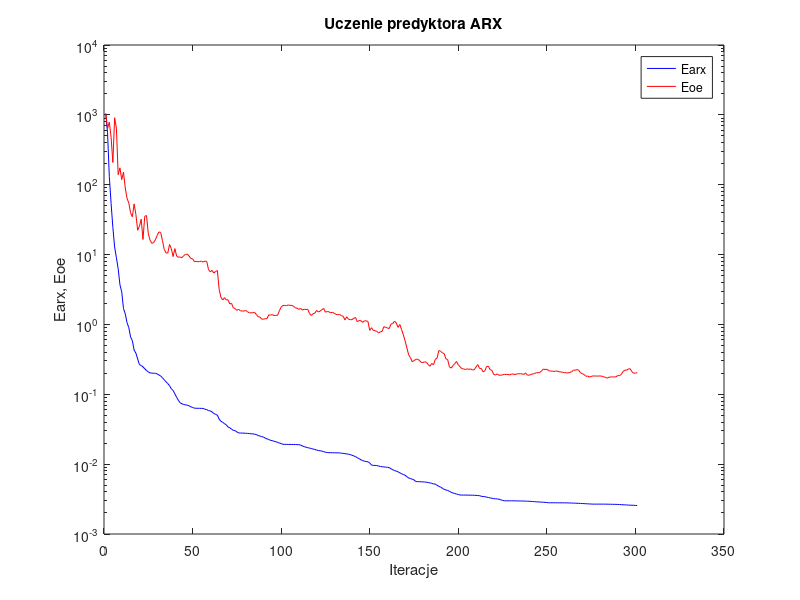
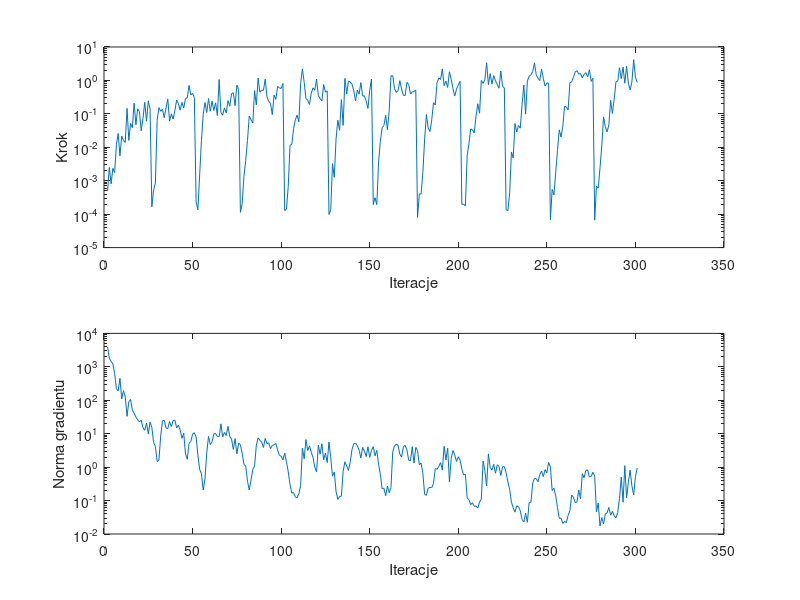

MATLAB code for these plots, in order:
%uczenie predyktora arx
clear all;
n=0; farx(n+1)=1.044546e+003; foe(n+1)=1.038638e+003; wspucz(n+1)=0.000000e+000; ng(n+1)=0.000000e+000;
%odnowa zmiennej metryki
n=1; farx(n+1)=5.529999e+002; foe(n+1)=6.386417e+002; krok(n+1)=4.875677e-004; ng(n+1)=3.925478e+003;
n=2; farx(n+1)=1.307787e+002; foe(n+1)=7.875277e+002; krok(n+1)=2.513970e-003; ng(n+1)=1.821794e+003;
n=3; farx(n+1)=5.394980e+001; foe(n+1)=4.784272e+002; krok(n+1)=8.031637e-004; ng(n+1)=1.464181e+003;
n=4; farx(n+1)=2.442467e+001; foe(n+1)=2.080805e+002; krok(n+1)=2.348414e-003; ng(n+1)=1.226669e+003;
n=5; farx(n+1)=1.286415e+001; foe(n+1)=9.089042e+002; krok(n+1)=1.758026e-003; ng(n+1)=6.376312e+002;
n=6; farx(n+1)=9.004843e+000; foe(n+1)=6.447021e+002; krok(n+1)=1.199953e-002; ng(n+1)=2.229456e+002;
n=7; farx(n+1)=6.264991e+000; foe(n+1)=1.392996e+002; krok(n+1)=2.578794e-002; ng(n+1)=1.905360e+002;
n=8; farx(n+1)=3.700130e+000; foe(n+1)=1.743173e+002; krok(n+1)=5.548179e-003; ng(n+1)=4.535831e+002;
n=9; farx(n+1)=2.931267e+000; foe(n+1)=1.181591e+002; krok(n+1)=2.154209e-002; ng(n+1)=1.103652e+002;
n=10; farx(n+1)=1.686639e+000; foe(n+1)=1.516055e+002; krok(n+1)=1.603572e-002; ng(n+1)=1.946033e+002;
n=11; farx(n+1)=1.423322e+000; foe(n+1)=8.962209e+001; krok(n+1)=1.406421e-002; ng(n+1)=1.255648e+002;
n=12; farx(n+1)=1.059545e+000; foe(n+1)=6.385324e+001; krok(n+1)=1.460546e-001; ng(n+1)=3.300213e+001;
n=13; farx(n+1)=9.002618e-001; foe(n+1)=5.464326e+001; krok(n+1)=1.610734e-002; ng(n+1)=9.001453e+001;
n=14; farx(n+1)=6.636815e-001; foe(n+1)=3.967356e+001; krok(n+1)=5.157588e-002; ng(n+1)=1.055257e+002;
n=15; farx(n+1)=5.866215e-001; foe(n+1)=3.477215e+001; krok(n+1)=3.825942e-002; ng(n+1)=5.051752e+001;
n=16; farx(n+1)=4.292870e-001; foe(n+1)=5.313768e+001; krok(n+1)=2.093785e-001; ng(n+1)=4.103635e+001;
n=17; farx(n+1)=3.886920e-001; foe(n+1)=3.746424e+001; krok(n+1)=4.732206e-002; ng(n+1)=3.163979e+001;
n=18; farx(n+1)=3.201867e-001; foe(n+1)=2.234048e+001; krok(n+1)=1.420169e-001; ng(n+1)=2.578329e+001;
n=19; farx(n+1)=2.662211e-001; foe(n+1)=2.538010e+001; krok(n+1)=1.160291e-001; ng(n+1)=2.274238e+001;
n=20; farx(n+1)=2.579427e-001; foe(n+1)=3.211609e+001; krok(n+1)=3.129602e-002; ng(n+1)=2.529182e+001;
n=21; farx(n+1)=2.468857e-001; foe(n+1)=1.645075e+001; krok(n+1)=7.301859e-002; ng(n+1)=1.509088e+001;
n=22; farx(n+1)=2.319539e-001; foe(n+1)=3.526965e+001; krok(n+1)=2.223238e-001; ng(n+1)=1.266162e+001;
n=23; farx(n+1)=2.189037e-001; foe(n+1)=3.622753e+001; krok(n+1)=6.024636e-002; ng(n+1)=2.084125e+001;
n=24; farx(n+1)=2.094490e-001; foe(n+1)=1.993725e+001; krok(n+1)=2.452016e-001; ng(n+1)=9.944215e+000;
n=25; farx(n+1)=2.022921e-001; foe(n+1)=1.603948e+001; krok(n+1)=1.400181e-001; ng(n+1)=2.231687e+001;
%odnowa zmiennej metryki
n=26; farx(n+1)=2.007752e-001; foe(n+1)=1.447558e+001; krok(n+1)=1.654388e-004; ng(n+1)=1.545461e+001;
n=27; farx(n+1)=2.001883e-001; foe(n+1)=1.486284e+001; krok(n+1)=5.326130e-004; ng(n+1)=5.527963e+000;
n=28; farx(n+1)=1.997059e-001; foe(n+1)=1.627025e+001; krok(n+1)=8.500296e-004; ng(n+1)=4.125609e+000;
n=29; farx(n+1)=1.957588e-001; foe(n+1)=1.880243e+001; krok(n+1)=6.402713e-002; ng(n+1)=1.468692e+000;
n=30; farx(n+1)=1.895007e-001; foe(n+1)=2.108389e+001; krok(n+1)=1.537931e-001; ng(n+1)=1.603722e+000;
n=31; farx(n+1)=1.823522e-001; foe(n+1)=2.073798e+001; krok(n+1)=1.196783e-001; ng(n+1)=8.520360e+000;
n=32; farx(n+1)=1.724915e-001; foe(n+1)=1.586274e+001; krok(n+1)=1.364675e-001; ng(n+1)=2.423716e+001;
n=33; farx(n+1)=1.612394e-001; foe(n+1)=1.184118e+001; krok(n+1)=7.665539e-002; ng(n+1)=2.538373e+001;
n=34; farx(n+1)=1.513670e-001; foe(n+1)=1.057996e+001; krok(n+1)=1.503594e-001; ng(n+1)=1.478726e+001;
n=35; farx(n+1)=1.424776e-001; foe(n+1)=1.048298e+001; krok(n+1)=2.800362e-001; ng(n+1)=1.418441e+001;
n=36; farx(n+1)=1.324957e-001; foe(n+1)=1.394437e+001; krok(n+1)=6.068470e-002; ng(n+1)=2.288246e+001;
n=37; farx(n+1)=1.200469e-001; foe(n+1)=1.213467e+001; krok(n+1)=1.000852e-001; ng(n+1)=1.636244e+001;
n=38; farx(n+1)=1.134353e-001; foe(n+1)=9.360281e+000; krok(n+1)=6.995615e-002; ng(n+1)=2.455787e+001;
n=39; farx(n+1)=1.014971e-001; foe(n+1)=1.217477e+001; krok(n+1)=1.247419e-001; ng(n+1)=2.547101e+001;
n=40; farx(n+1)=9.055021e-002; foe(n+1)=9.528788e+000; krok(n+1)=2.577175e-001; ng(n+1)=1.503077e+001;
n=41; farx(n+1)=8.183929e-002; foe(n+1)=9.160718e+000; krok(n+1)=1.998171e-001; ng(n+1)=1.781368e+001;
n=42; farx(n+1)=7.550295e-002; foe(n+1)=9.213859e+000; krok(n+1)=1.283701e-001; ng(n+1)=1.283969e+001;
n=43; farx(n+1)=7.320104e-002; foe(n+1)=9.036031e+000; krok(n+1)=2.203031e-001; ng(n+1)=7.270256e+000;
n=44; farx(n+1)=7.136739e-002; foe(n+1)=9.655128e+000; krok(n+1)=1.507961e-001; ng(n+1)=1.034617e+001;
n=45; farx(n+1)=7.053622e-002; foe(n+1)=1.005353e+001; krok(n+1)=2.894475e-001; ng(n+1)=2.470207e+000;
n=46; farx(n+1)=6.986422e-002; foe(n+1)=1.013454e+001; krok(n+1)=2.988232e-001; ng(n+1)=1.717021e+000;
n=47; farx(n+1)=6.835140e-002; foe(n+1)=9.563021e+000; krok(n+1)=7.101669e-001; ng(n+1)=5.149780e+000;
n=48; farx(n+1)=6.631906e-002; foe(n+1)=8.806899e+000; krok(n+1)=3.693268e-001; ng(n+1)=5.860765e+000;
n=49; farx(n+1)=6.472692e-002; foe(n+1)=8.691803e+000; krok(n+1)=4.126070e-001; ng(n+1)=9.693883e+000;
n=50; farx(n+1)=6.337057e-002; foe(n+1)=7.942686e+000; krok(n+1)=3.072232e-001; ng(n+1)=1.071728e+001;
%odnowa zmiennej metryki
n=51; farx(n+1)=6.303061e-002; foe(n+1)=7.982797e+000; krok(n+1)=2.349064e-004; ng(n+1)=7.934818e+000;
n=52; farx(n+1)=6.300841e-002; foe(n+1)=7.894202e+000; krok(n+1)=1.347782e-004; ng(n+1)=2.324138e+000;
n=53; farx(n+1)=6.297331e-002; foe(n+1)=7.944688e+000; krok(n+1)=1.499941e-003; ng(n+1)=8.540203e-001;
n=54; farx(n+1)=6.280121e-002; foe(n+1)=8.048456e+000; krok(n+1)=1.576669e-002; ng(n+1)=6.402027e-001;
n=55; farx(n+1)=6.268284e-002; foe(n+1)=7.819407e+000; krok(n+1)=9.668121e-002; ng(n+1)=2.077660e-001;
n=56; farx(n+1)=6.109700e-002; foe(n+1)=8.070759e+000; krok(n+1)=2.192961e-001; ng(n+1)=4.414973e-001;
n=57; farx(n+1)=6.035146e-002; foe(n+1)=7.975089e+000; krok(n+1)=1.093247e-001; ng(n+1)=2.695569e+000;
n=58; farx(n+1)=5.842780e-002; foe(n+1)=6.115784e+000; krok(n+1)=2.869393e-001; ng(n+1)=8.296656e+000;
n=59; farx(n+1)=5.786457e-002; foe(n+1)=5.654268e+000; krok(n+1)=1.200783e-001; ng(n+1)=4.714813e+000;
n=60; farx(n+1)=5.603738e-002; foe(n+1)=5.940420e+000; krok(n+1)=2.401907e-001; ng(n+1)=5.711532e+000;
n=61; farx(n+1)=5.307276e-002; foe(n+1)=5.438492e+000; krok(n+1)=1.261335e-001; ng(n+1)=9.936086e+000;
n=62; farx(n+1)=5.151846e-002; foe(n+1)=5.745821e+000; krok(n+1)=2.137961e-001; ng(n+1)=1.008744e+001;
n=63; farx(n+1)=5.034614e-002; foe(n+1)=5.892509e+000; krok(n+1)=8.892157e-002; ng(n+1)=8.208319e+000;
n=64; farx(n+1)=4.398639e-002; foe(n+1)=3.182508e+000; krok(n+1)=1.062525e+000; ng(n+1)=8.102122e+000;
n=65; farx(n+1)=4.109199e-002; foe(n+1)=2.446223e+000; krok(n+1)=1.096481e-001; ng(n+1)=1.969002e+001;
n=66; farx(n+1)=3.966487e-002; foe(n+1)=2.237447e+000; krok(n+1)=9.137743e-002; ng(n+1)=8.092815e+000;
n=67; farx(n+1)=3.805029e-002; foe(n+1)=2.419356e+000; krok(n+1)=1.516292e-001; ng(n+1)=1.088914e+001;
n=68; farx(n+1)=3.657114e-002; foe(n+1)=2.247976e+000; krok(n+1)=1.067078e-001; ng(n+1)=8.818283e+000;
n=69; farx(n+1)=3.403428e-002; foe(n+1)=2.250920e+000; krok(n+1)=2.483631e-001; ng(n+1)=1.659432e+001;
n=70; farx(n+1)=3.314164e-002; foe(n+1)=1.964105e+000; krok(n+1)=1.690415e-001; ng(n+1)=8.300010e+000;
n=71; farx(n+1)=3.166721e-002; foe(n+1)=2.003889e+000; krok(n+1)=4.024834e-001; ng(n+1)=6.982602e+000;
n=72; farx(n+1)=3.043739e-002; foe(n+1)=1.722075e+000; krok(n+1)=4.268310e-001; ng(n+1)=3.391811e+000;
n=73; farx(n+1)=3.013896e-002; foe(n+1)=1.691957e+000; krok(n+1)=1.752988e-001; ng(n+1)=7.147915e+000;
n=74; farx(n+1)=2.890168e-002; foe(n+1)=1.591299e+000; krok(n+1)=7.310195e-001; ng(n+1)=2.516457e+000;
n=75; farx(n+1)=2.800052e-002; foe(n+1)=1.646017e+000; krok(n+1)=5.249576e-001; ng(n+1)=5.239197e+000;
%odnowa zmiennej metryki
n=76; farx(n+1)=2.788437e-002; foe(n+1)=1.566307e+000; krok(n+1)=1.133097e-004; ng(n+1)=4.635864e+000;
n=77; farx(n+1)=2.784792e-002; foe(n+1)=1.554320e+000; krok(n+1)=2.087875e-004; ng(n+1)=2.620513e+000;
n=78; farx(n+1)=2.778579e-002; foe(n+1)=1.555084e+000; krok(n+1)=1.342085e-003; ng(n+1)=1.208511e+000;
n=79; farx(n+1)=2.766294e-002; foe(n+1)=1.584788e+000; krok(n+1)=4.036613e-003; ng(n+1)=1.071594e+000;
n=80; farx(n+1)=2.757857e-002; foe(n+1)=1.521720e+000; krok(n+1)=1.601914e-002; ng(n+1)=3.804884e-001;
n=81; farx(n+1)=2.744189e-002; foe(n+1)=1.465337e+000; krok(n+1)=8.641149e-002; ng(n+1)=2.064679e-001;
n=82; farx(n+1)=2.720094e-002; foe(n+1)=1.466475e+000; krok(n+1)=6.601690e-002; ng(n+1)=4.130306e-001;
n=83; farx(n+1)=2.713954e-002; foe(n+1)=1.470640e+000; krok(n+1)=5.344961e-002; ng(n+1)=8.536969e-001;
n=84; farx(n+1)=2.682216e-002; foe(n+1)=1.486875e+000; krok(n+1)=4.980566e-001; ng(n+1)=1.085894e+000;
n=85; farx(n+1)=2.657442e-002; foe(n+1)=1.392229e+000; krok(n+1)=1.845727e-001; ng(n+1)=4.534612e+000;
n=86; farx(n+1)=2.569909e-002; foe(n+1)=1.288137e+000; krok(n+1)=1.177071e+000; ng(n+1)=7.501065e+000;
n=87; farx(n+1)=2.529722e-002; foe(n+1)=1.278600e+000; krok(n+1)=4.448216e-001; ng(n+1)=6.298955e+000;
n=88; farx(n+1)=2.473566e-002; foe(n+1)=1.193346e+000; krok(n+1)=5.114232e-001; ng(n+1)=5.620171e+000;
n=89; farx(n+1)=2.451366e-002; foe(n+1)=1.186595e+000; krok(n+1)=5.030381e-001; ng(n+1)=3.886877e+000;
n=90; farx(n+1)=2.354810e-002; foe(n+1)=1.209979e+000; krok(n+1)=1.090115e+000; ng(n+1)=7.215831e+000;
n=91; farx(n+1)=2.300796e-002; foe(n+1)=1.209787e+000; krok(n+1)=3.214238e-001; ng(n+1)=5.027537e+000;
n=92; farx(n+1)=2.255122e-002; foe(n+1)=1.371780e+000; krok(n+1)=2.378132e-001; ng(n+1)=5.369317e+000;
n=93; farx(n+1)=2.189491e-002; foe(n+1)=1.359600e+000; krok(n+1)=2.023747e-001; ng(n+1)=3.579299e+000;
n=94; farx(n+1)=2.172803e-002; foe(n+1)=1.381957e+000; krok(n+1)=9.464845e-002; ng(n+1)=4.454294e+000;
n=95; farx(n+1)=2.125296e-002; foe(n+1)=1.339211e+000; krok(n+1)=3.655097e-001; ng(n+1)=4.678822e+000;
n=96; farx(n+1)=2.093769e-002; foe(n+1)=1.350449e+000; krok(n+1)=2.709781e-001; ng(n+1)=5.101103e+000;
n=97; farx(n+1)=2.048324e-002; foe(n+1)=1.352275e+000; krok(n+1)=6.639102e-001; ng(n+1)=3.282735e+000;
n=98; farx(n+1)=2.007879e-002; foe(n+1)=1.571508e+000; krok(n+1)=5.980518e-001; ng(n+1)=2.243123e+000;
n=99; farx(n+1)=1.969464e-002; foe(n+1)=1.770866e+000; krok(n+1)=5.758050e-001; ng(n+1)=2.131695e+000;
n=100; farx(n+1)=1.921141e-002; foe(n+1)=1.870360e+000; krok(n+1)=8.067975e-001; ng(n+1)=1.647299e+000;
%odnowa zmiennej metryki
n=101; farx(n+1)=1.918955e-002; foe(n+1)=1.870095e+000; krok(n+1)=1.281924e-004; ng(n+1)=2.619938e+000;
n=102; farx(n+1)=1.918245e-002; foe(n+1)=1.854652e+000; krok(n+1)=1.418485e-004; ng(n+1)=1.430243e+000;
n=103; farx(n+1)=1.917388e-002; foe(n+1)=1.902742e+000; krok(n+1)=6.650130e-004; ng(n+1)=7.382937e-001;
n=104; farx(n+1)=1.914444e-002; foe(n+1)=1.872721e+000; krok(n+1)=1.142218e-002; ng(n+1)=3.008820e-001;
n=105; farx(n+1)=1.913255e-002; foe(n+1)=1.872777e+000; krok(n+1)=1.226153e-002; ng(n+1)=1.676178e-001;
n=106; farx(n+1)=1.910466e-002; foe(n+1)=1.824990e+000; krok(n+1)=3.559767e-002; ng(n+1)=1.756184e-001;
n=107; farx(n+1)=1.907240e-002; foe(n+1)=1.726518e+000; krok(n+1)=6.659180e-002; ng(n+1)=1.279807e-001;
n=108; farx(n+1)=1.903632e-002; foe(n+1)=1.712480e+000; krok(n+1)=9.137743e-002; ng(n+1)=1.202460e-001;
n=109; farx(n+1)=1.899166e-002; foe(n+1)=1.642826e+000; krok(n+1)=5.801457e-002; ng(n+1)=1.611070e-001;
n=110; farx(n+1)=1.873708e-002; foe(n+1)=1.695800e+000; krok(n+1)=8.043035e-001; ng(n+1)=2.804137e-001;
n=111; farx(n+1)=1.818491e-002; foe(n+1)=1.604880e+000; krok(n+1)=2.208206e+000; ng(n+1)=3.694090e+000;
n=112; farx(n+1)=1.780981e-002; foe(n+1)=1.651665e+000; krok(n+1)=8.812470e-001; ng(n+1)=1.778564e+000;
n=113; farx(n+1)=1.746894e-002; foe(n+1)=1.633497e+000; krok(n+1)=2.863617e-001; ng(n+1)=6.659186e+000;
n=114; farx(n+1)=1.721177e-002; foe(n+1)=1.651389e+000; krok(n+1)=2.554195e-001; ng(n+1)=3.138588e+000;
n=115; farx(n+1)=1.698164e-002; foe(n+1)=1.431380e+000; krok(n+1)=1.919189e-001; ng(n+1)=4.308329e+000;
n=116; farx(n+1)=1.673022e-002; foe(n+1)=1.341637e+000; krok(n+1)=4.158012e-001; ng(n+1)=2.803757e+000;
n=117; farx(n+1)=1.644847e-002; foe(n+1)=1.422409e+000; krok(n+1)=5.982775e-001; ng(n+1)=1.937457e+000;
n=118; farx(n+1)=1.625472e-002; foe(n+1)=1.445096e+000; krok(n+1)=5.122170e-001; ng(n+1)=9.866492e-001;
n=119; farx(n+1)=1.588731e-002; foe(n+1)=1.585294e+000; krok(n+1)=1.090115e+000; ng(n+1)=7.262160e-001;
n=120; farx(n+1)=1.567261e-002; foe(n+1)=1.507269e+000; krok(n+1)=3.550835e-001; ng(n+1)=4.555140e+000;
n=121; farx(n+1)=1.555617e-002; foe(n+1)=1.548731e+000; krok(n+1)=2.857025e-001; ng(n+1)=2.439648e+000;
n=122; farx(n+1)=1.536711e-002; foe(n+1)=1.624392e+000; krok(n+1)=2.464885e-001; ng(n+1)=4.991537e+000;
n=123; farx(n+1)=1.507691e-002; foe(n+1)=1.696030e+000; krok(n+1)=7.491049e-001; ng(n+1)=1.664735e+000;
n=124; farx(n+1)=1.484382e-002; foe(n+1)=1.497634e+000; krok(n+1)=4.456675e-001; ng(n+1)=2.610362e+000;
n=125; farx(n+1)=1.466509e-002; foe(n+1)=1.530211e+000; krok(n+1)=4.880844e-001; ng(n+1)=1.375622e+000;
%odnowa zmiennej metryki
n=126; farx(n+1)=1.460023e-002; foe(n+1)=1.514607e+000; krok(n+1)=9.776439e-005; ng(n+1)=5.653262e+000;
n=127; farx(n+1)=1.458502e-002; foe(n+1)=1.470522e+000; krok(n+1)=1.351337e-004; ng(n+1)=1.891682e+000;
n=128; farx(n+1)=1.455897e-002; foe(n+1)=1.495702e+000; krok(n+1)=3.240245e-003; ng(n+1)=5.379944e-001;
n=129; farx(n+1)=1.454444e-002; foe(n+1)=1.441002e+000; krok(n+1)=1.265228e-003; ng(n+1)=7.119260e-001;
n=130; farx(n+1)=1.452310e-002; foe(n+1)=1.394172e+000; krok(n+1)=1.799391e-002; ng(n+1)=1.866429e-001;
n=131; farx(n+1)=1.449919e-002; foe(n+1)=1.378332e+000; krok(n+1)=6.458581e-002; ng(n+1)=1.088710e-001;
n=132; farx(n+1)=1.448365e-002; foe(n+1)=1.387532e+000; krok(n+1)=3.234070e-002; ng(n+1)=1.331905e-001;
n=133; farx(n+1)=1.435575e-002; foe(n+1)=1.337594e+000; krok(n+1)=2.658374e-001; ng(n+1)=1.344600e-001;
n=134; farx(n+1)=1.426208e-002; foe(n+1)=1.311813e+000; krok(n+1)=4.524124e-002; ng(n+1)=7.477549e-001;
n=135; farx(n+1)=1.412198e-002; foe(n+1)=1.158291e+000; krok(n+1)=1.150553e+000; ng(n+1)=1.450775e+000;
n=136; farx(n+1)=1.403655e-002; foe(n+1)=1.287813e+000; krok(n+1)=3.903951e-001; ng(n+1)=1.083693e+000;
n=137; farx(n+1)=1.387011e-002; foe(n+1)=1.190977e+000; krok(n+1)=9.639418e-001; ng(n+1)=7.961281e-001;
n=138; farx(n+1)=1.370586e-002; foe(n+1)=1.170645e+000; krok(n+1)=8.892951e-001; ng(n+1)=1.443137e+000;
n=139; farx(n+1)=1.339247e-002; foe(n+1)=1.169041e+000; krok(n+1)=7.771907e-001; ng(n+1)=3.369624e+000;
n=140; farx(n+1)=1.310266e-002; foe(n+1)=1.224480e+000; krok(n+1)=4.872449e-001; ng(n+1)=5.020888e+000;
n=141; farx(n+1)=1.285218e-002; foe(n+1)=1.257099e+000; krok(n+1)=2.464885e-001; ng(n+1)=5.149642e+000;
n=142; farx(n+1)=1.235932e-002; foe(n+1)=1.088191e+000; krok(n+1)=5.154350e-001; ng(n+1)=4.390164e+000;
n=143; farx(n+1)=1.199371e-002; foe(n+1)=1.136350e+000; krok(n+1)=3.870680e-001; ng(n+1)=3.214009e+000;
n=144; farx(n+1)=1.155884e-002; foe(n+1)=1.134102e+000; krok(n+1)=8.612093e-001; ng(n+1)=1.879152e+000;
n=145; farx(n+1)=1.123606e-002; foe(n+1)=1.071488e+000; krok(n+1)=3.421659e-001; ng(n+1)=3.895773e+000;
n=146; farx(n+1)=1.103474e-002; foe(n+1)=1.124037e+000; krok(n+1)=3.457398e-001; ng(n+1)=2.989045e+000;
n=147; farx(n+1)=1.090823e-002; foe(n+1)=1.126080e+000; krok(n+1)=2.401567e-001; ng(n+1)=2.078411e+000;
n=148; farx(n+1)=1.079155e-002; foe(n+1)=1.106128e+000; krok(n+1)=1.455442e-001; ng(n+1)=4.067650e+000;
n=149; farx(n+1)=1.041378e-002; foe(n+1)=8.219468e-001; krok(n+1)=5.076613e-001; ng(n+1)=1.948573e+000;
n=150; farx(n+1)=9.695031e-003; foe(n+1)=8.973886e-001; krok(n+1)=1.104103e+000; ng(n+1)=3.207638e+000;
%odnowa zmiennej metryki
n=151; farx(n+1)=9.614813e-003; foe(n+1)=8.220253e-001; krok(n+1)=1.935115e-004; ng(n+1)=4.100972e+000;
n=152; farx(n+1)=9.582322e-003; foe(n+1)=8.137759e-001; krok(n+1)=3.093608e-004; ng(n+1)=2.180622e+000;
n=153; farx(n+1)=9.539749e-003; foe(n+1)=7.933777e-001; krok(n+1)=1.935115e-004; ng(n+1)=3.179541e+000;
n=154; farx(n+1)=9.417111e-003; foe(n+1)=7.578615e-001; krok(n+1)=3.625910e-003; ng(n+1)=1.217596e+000;
n=155; farx(n+1)=9.236679e-003; foe(n+1)=7.829192e-001; krok(n+1)=1.511671e-002; ng(n+1)=6.030668e-001;
n=156; farx(n+1)=9.192209e-003; foe(n+1)=7.966935e-001; krok(n+1)=3.863769e-002; ng(n+1)=2.279740e-001;
n=157; farx(n+1)=9.116876e-003; foe(n+1)=9.281628e-001; krok(n+1)=4.438543e-002; ng(n+1)=2.331457e-001;
n=158; farx(n+1)=9.074144e-003; foe(n+1)=9.075189e-001; krok(n+1)=9.091272e-002; ng(n+1)=1.388831e-001;
n=159; farx(n+1)=9.004522e-003; foe(n+1)=8.913953e-001; krok(n+1)=3.350022e-002; ng(n+1)=2.710413e-001;
n=160; farx(n+1)=8.917908e-003; foe(n+1)=8.726480e-001; krok(n+1)=1.248173e-001; ng(n+1)=1.715425e-001;
n=161; farx(n+1)=8.607616e-003; foe(n+1)=1.010540e+000; krok(n+1)=1.371110e+000; ng(n+1)=2.452392e-001;
n=162; farx(n+1)=8.308238e-003; foe(n+1)=1.029785e+000; krok(n+1)=1.386016e+000; ng(n+1)=2.893163e+000;
n=163; farx(n+1)=8.106388e-003; foe(n+1)=1.114488e+000; krok(n+1)=5.695627e-001; ng(n+1)=4.334713e+000;
n=164; farx(n+1)=7.935568e-003; foe(n+1)=1.047024e+000; krok(n+1)=4.386596e-001; ng(n+1)=4.871222e+000;
n=165; farx(n+1)=7.766014e-003; foe(n+1)=9.064371e-001; krok(n+1)=4.954132e-001; ng(n+1)=4.468169e+000;
n=166; farx(n+1)=7.513049e-003; foe(n+1)=9.970876e-001; krok(n+1)=9.846165e-001; ng(n+1)=2.423256e+000;
n=167; farx(n+1)=7.291056e-003; foe(n+1)=8.418635e-001; krok(n+1)=5.520515e-001; ng(n+1)=2.012501e+000;
n=168; farx(n+1)=7.103273e-003; foe(n+1)=7.077970e-001; krok(n+1)=3.556863e-001; ng(n+1)=4.026674e+000;
n=169; farx(n+1)=6.930166e-003; foe(n+1)=5.789997e-001; krok(n+1)=3.550835e-001; ng(n+1)=4.490385e+000;
n=170; farx(n+1)=6.620733e-003; foe(n+1)=4.595601e-001; krok(n+1)=8.733373e-001; ng(n+1)=3.290889e+000;
n=171; farx(n+1)=6.318611e-003; foe(n+1)=3.662706e-001; krok(n+1)=7.491049e-001; ng(n+1)=1.623934e+000;
n=172; farx(n+1)=6.222454e-003; foe(n+1)=3.334077e-001; krok(n+1)=3.923690e-001; ng(n+1)=1.545327e+000;
n=173; farx(n+1)=6.090627e-003; foe(n+1)=2.923891e-001; krok(n+1)=4.555491e-001; ng(n+1)=4.102631e+000;
n=174; farx(n+1)=5.953051e-003; foe(n+1)=3.035328e-001; krok(n+1)=4.641165e-001; ng(n+1)=1.323126e+000;
n=175; farx(n+1)=5.645119e-003; foe(n+1)=3.155433e-001; krok(n+1)=5.154350e-001; ng(n+1)=3.899811e+000;
%odnowa zmiennej metryki
n=176; farx(n+1)=5.622337e-003; foe(n+1)=3.195978e-001; krok(n+1)=7.961977e-005; ng(n+1)=3.118819e+000;
n=177; farx(n+1)=5.607113e-003; foe(n+1)=3.065811e-001; krok(n+1)=4.015818e-004; ng(n+1)=1.186707e+000;
n=178; farx(n+1)=5.591463e-003; foe(n+1)=2.871020e-001; krok(n+1)=3.970634e-004; ng(n+1)=1.328936e+000;
n=179; farx(n+1)=5.571169e-003; foe(n+1)=2.837512e-001; krok(n+1)=1.772228e-003; ng(n+1)=6.565905e-001;
n=180; farx(n+1)=5.557147e-003; foe(n+1)=2.921565e-001; krok(n+1)=1.761298e-002; ng(n+1)=1.537741e-001;
n=181; farx(n+1)=5.507772e-003; foe(n+1)=2.868937e-001; krok(n+1)=9.595947e-002; ng(n+1)=1.433532e-001;
n=182; farx(n+1)=5.450406e-003; foe(n+1)=2.671234e-001; krok(n+1)=3.786424e-002; ng(n+1)=2.317951e-001;
n=183; farx(n+1)=5.393971e-003; foe(n+1)=2.521789e-001; krok(n+1)=2.946581e-002; ng(n+1)=2.498039e-001;
n=184; farx(n+1)=5.318495e-003; foe(n+1)=2.761025e-001; krok(n+1)=6.533169e-002; ng(n+1)=2.428680e-001;
n=185; farx(n+1)=5.211350e-003; foe(n+1)=2.644323e-001; krok(n+1)=2.155114e-001; ng(n+1)=3.237390e-001;
n=186; farx(n+1)=5.184330e-003; foe(n+1)=3.162208e-001; krok(n+1)=1.845727e-001; ng(n+1)=9.113201e-001;
n=187; farx(n+1)=4.976730e-003; foe(n+1)=3.274992e-001; krok(n+1)=8.576098e-001; ng(n+1)=8.630854e-001;
n=188; farx(n+1)=4.811147e-003; foe(n+1)=4.220756e-001; krok(n+1)=1.192577e+000; ng(n+1)=1.058226e+000;
n=189; farx(n+1)=4.703024e-003; foe(n+1)=4.154361e-001; krok(n+1)=1.062525e+000; ng(n+1)=1.366696e+000;
n=190; farx(n+1)=4.512899e-003; foe(n+1)=3.900488e-001; krok(n+1)=2.208206e+000; ng(n+1)=8.219752e-001;
n=191; farx(n+1)=4.361349e-003; foe(n+1)=3.834183e-001; krok(n+1)=6.954939e-001; ng(n+1)=4.205048e+000;
n=192; farx(n+1)=4.271227e-003; foe(n+1)=3.222770e-001; krok(n+1)=9.606268e-001; ng(n+1)=1.650167e+000;
n=193; farx(n+1)=4.201208e-003; foe(n+1)=3.139803e-001; krok(n+1)=6.167589e-001; ng(n+1)=3.717310e+000;
n=194; farx(n+1)=4.082175e-003; foe(n+1)=2.465520e-001; krok(n+1)=1.814761e+000; ng(n+1)=3.582826e-001;
n=195; farx(n+1)=3.955831e-003; foe(n+1)=2.370092e-001; krok(n+1)=1.078611e+000; ng(n+1)=1.837388e+000;
n=196; farx(n+1)=3.863264e-003; foe(n+1)=2.578363e-001; krok(n+1)=5.673929e-001; ng(n+1)=3.142079e+000;
n=197; farx(n+1)=3.798432e-003; foe(n+1)=2.751306e-001; krok(n+1)=3.404866e-001; ng(n+1)=2.327067e+000;
n=198; farx(n+1)=3.731307e-003; foe(n+1)=2.946106e-001; krok(n+1)=5.491644e-001; ng(n+1)=1.474971e+000;
n=199; farx(n+1)=3.679599e-003; foe(n+1)=2.646743e-001; krok(n+1)=7.228765e-001; ng(n+1)=2.045308e+000;
n=200; farx(n+1)=3.614081e-003; foe(n+1)=2.478731e-001; krok(n+1)=9.372047e-001; ng(n+1)=1.627650e+000;
%odnowa zmiennej metryki
n=201; farx(n+1)=3.609792e-003; foe(n+1)=2.329274e-001; krok(n+1)=1.966794e-004; ng(n+1)=8.785067e-001;
n=202; farx(n+1)=3.608287e-003; foe(n+1)=2.308088e-001; krok(n+1)=2.015675e-004; ng(n+1)=5.846841e-001;
n=203; farx(n+1)=3.606855e-003; foe(n+1)=2.262067e-001; krok(n+1)=1.752601e-004; ng(n+1)=6.105912e-001;
n=204; farx(n+1)=3.604767e-003; foe(n+1)=2.309134e-001; krok(n+1)=5.548179e-003; ng(n+1)=1.193323e-001;
n=205; farx(n+1)=3.600630e-003; foe(n+1)=2.283142e-001; krok(n+1)=1.274938e-002; ng(n+1)=1.060682e-001;
n=206; farx(n+1)=3.595488e-003; foe(n+1)=2.302324e-001; krok(n+1)=3.542231e-002; ng(n+1)=7.565043e-002;
n=207; farx(n+1)=3.588487e-003; foe(n+1)=2.234168e-001; krok(n+1)=3.329740e-002; ng(n+1)=8.619029e-002;
n=208; farx(n+1)=3.585216e-003; foe(n+1)=2.242375e-001; krok(n+1)=2.667694e-002; ng(n+1)=6.723203e-002;
n=209; farx(n+1)=3.573030e-003; foe(n+1)=2.458768e-001; krok(n+1)=8.472165e-002; ng(n+1)=6.943258e-002;
n=210; farx(n+1)=3.550793e-003; foe(n+1)=2.662754e-001; krok(n+1)=2.001704e-001; ng(n+1)=5.949798e-002;
n=211; farx(n+1)=3.540778e-003; foe(n+1)=2.347935e-001; krok(n+1)=1.041792e-001; ng(n+1)=9.124158e-002;
n=212; farx(n+1)=3.464473e-003; foe(n+1)=2.338789e-001; krok(n+1)=1.001154e+000; ng(n+1)=1.086687e-001;
n=213; farx(n+1)=3.437916e-003; foe(n+1)=2.099063e-001; krok(n+1)=8.166569e-001; ng(n+1)=1.508458e+000;
n=214; farx(n+1)=3.420987e-003; foe(n+1)=2.165424e-001; krok(n+1)=1.033373e+000; ng(n+1)=7.865479e-001;
n=215; farx(n+1)=3.371485e-003; foe(n+1)=2.502316e-001; krok(n+1)=3.382588e+000; ng(n+1)=2.742904e-001;
n=216; farx(n+1)=3.333857e-003; foe(n+1)=2.516908e-001; krok(n+1)=7.461831e-001; ng(n+1)=2.494459e+000;
n=217; farx(n+1)=3.279066e-003; foe(n+1)=2.246521e-001; krok(n+1)=1.591497e+000; ng(n+1)=9.636467e-001;
n=218; farx(n+1)=3.254427e-003; foe(n+1)=2.200393e-001; krok(n+1)=7.783923e-001; ng(n+1)=8.157325e-001;
n=219; farx(n+1)=3.209416e-003; foe(n+1)=1.921388e-001; krok(n+1)=1.390988e+000; ng(n+1)=1.215041e+000;
n=220; farx(n+1)=3.193221e-003; foe(n+1)=1.892237e-001; krok(n+1)=9.639418e-001; ng(n+1)=6.584886e-001;
n=221; farx(n+1)=3.172513e-003; foe(n+1)=1.960585e-001; krok(n+1)=7.571876e-001; ng(n+1)=1.178417e+000;
n=222; farx(n+1)=3.153059e-003; foe(n+1)=1.869503e-001; krok(n+1)=5.842182e-001; ng(n+1)=1.051413e+000;
n=223; farx(n+1)=3.079065e-003; foe(n+1)=1.876223e-001; krok(n+1)=1.920768e+000; ng(n+1)=5.612407e-001;
n=224; farx(n+1)=3.029616e-003; foe(n+1)=1.900642e-001; krok(n+1)=6.620810e-001; ng(n+1)=1.019672e+000;
n=225; farx(n+1)=2.990576e-003; foe(n+1)=1.922376e-001; krok(n+1)=5.945315e-001; ng(n+1)=1.036944e+000;
%odnowa zmiennej metryki
n=226; farx(n+1)=2.989057e-003; foe(n+1)=1.927072e-001; krok(n+1)=1.360048e-004; ng(n+1)=6.772889e-001;
n=227; farx(n+1)=2.988582e-003; foe(n+1)=1.917434e-001; krok(n+1)=1.270414e-004; ng(n+1)=3.622074e-001;
n=228; farx(n+1)=2.987937e-003; foe(n+1)=1.897331e-001; krok(n+1)=4.338408e-004; ng(n+1)=2.152941e-001;
n=229; farx(n+1)=2.986113e-003; foe(n+1)=1.949271e-001; krok(n+1)=7.251821e-003; ng(n+1)=8.931016e-002;
n=230; farx(n+1)=2.985540e-003; foe(n+1)=1.952712e-001; krok(n+1)=4.809146e-003; ng(n+1)=6.065816e-002;
n=231; farx(n+1)=2.982448e-003; foe(n+1)=1.911656e-001; krok(n+1)=5.160128e-002; ng(n+1)=4.510558e-002;
n=232; farx(n+1)=2.978562e-003; foe(n+1)=1.963531e-001; krok(n+1)=2.847603e-002; ng(n+1)=6.971798e-002;
n=233; farx(n+1)=2.973712e-003; foe(n+1)=1.963020e-001; krok(n+1)=4.486659e-002; ng(n+1)=6.516198e-002;
n=234; farx(n+1)=2.970623e-003; foe(n+1)=1.976312e-001; krok(n+1)=3.735290e-002; ng(n+1)=4.960695e-002;
n=235; farx(n+1)=2.967108e-003; foe(n+1)=1.956228e-001; krok(n+1)=1.872762e-001; ng(n+1)=2.695360e-002;
n=236; farx(n+1)=2.960570e-003; foe(n+1)=1.926549e-001; krok(n+1)=7.203499e-001; ng(n+1)=2.284903e-002;
n=237; farx(n+1)=2.955079e-003; foe(n+1)=2.023734e-001; krok(n+1)=9.809225e-002; ng(n+1)=4.204419e-002;
n=238; farx(n+1)=2.948307e-003; foe(n+1)=1.880362e-001; krok(n+1)=9.528451e-001; ng(n+1)=2.241098e-002;
n=239; farx(n+1)=2.941334e-003; foe(n+1)=1.877557e-001; krok(n+1)=1.334889e+000; ng(n+1)=8.756841e-002;
n=240; farx(n+1)=2.929355e-003; foe(n+1)=1.916357e-001; krok(n+1)=1.462039e+000; ng(n+1)=8.892510e-002;
n=241; farx(n+1)=2.918231e-003; foe(n+1)=1.957460e-001; krok(n+1)=1.827122e+000; ng(n+1)=3.346162e-001;
n=242; farx(n+1)=2.904728e-003; foe(n+1)=1.979312e-001; krok(n+1)=3.350057e+000; ng(n+1)=4.603672e-001;
n=243; farx(n+1)=2.889265e-003; foe(n+1)=2.033714e-001; krok(n+1)=1.485218e+000; ng(n+1)=4.505784e-001;
n=244; farx(n+1)=2.879668e-003; foe(n+1)=2.033050e-001; krok(n+1)=1.155850e+000; ng(n+1)=3.667349e-001;
n=245; farx(n+1)=2.874113e-003; foe(n+1)=2.056209e-001; krok(n+1)=9.859540e-001; ng(n+1)=5.999409e-001;
n=246; farx(n+1)=2.859410e-003; foe(n+1)=2.157885e-001; krok(n+1)=2.178706e+000; ng(n+1)=7.655600e-001;
n=247; farx(n+1)=2.848409e-003; foe(n+1)=2.303480e-001; krok(n+1)=1.147757e+000; ng(n+1)=5.190983e-001;
n=248; farx(n+1)=2.836826e-003; foe(n+1)=2.255309e-001; krok(n+1)=6.744582e-001; ng(n+1)=8.410851e-001;
n=249; farx(n+1)=2.821056e-003; foe(n+1)=2.287695e-001; krok(n+1)=8.391318e-001; ng(n+1)=6.685073e-001;
n=250; farx(n+1)=2.801320e-003; foe(n+1)=2.176382e-001; krok(n+1)=8.252141e-001; ng(n+1)=1.395034e+000;
%odnowa zmiennej metryki
n=251; farx(n+1)=2.799736e-003; foe(n+1)=2.153829e-001; krok(n+1)=6.836820e-005; ng(n+1)=1.006256e+000;
n=252; farx(n+1)=2.799253e-003; foe(n+1)=2.144257e-001; krok(n+1)=5.504055e-004; ng(n+1)=1.992147e-001;
n=253; farx(n+1)=2.798799e-003; foe(n+1)=2.123195e-001; krok(n+1)=3.748417e-004; ng(n+1)=2.333136e-001;
n=254; farx(n+1)=2.797940e-003; foe(n+1)=2.145993e-001; krok(n+1)=1.797919e-003; ng(n+1)=1.358711e-001;
n=255; farx(n+1)=2.797078e-003; foe(n+1)=2.152723e-001; krok(n+1)=8.003391e-003; ng(n+1)=6.200356e-002;
n=256; farx(n+1)=2.796297e-003; foe(n+1)=2.093846e-001; krok(n+1)=3.320390e-002; ng(n+1)=2.944027e-002;
n=257; farx(n+1)=2.795867e-003; foe(n+1)=2.089565e-001; krok(n+1)=2.034902e-002; ng(n+1)=2.991685e-002;
n=258; farx(n+1)=2.795396e-003; foe(n+1)=2.062414e-001; krok(n+1)=4.254539e-002; ng(n+1)=2.077170e-002;
n=259; farx(n+1)=2.792882e-003; foe(n+1)=2.037212e-001; krok(n+1)=1.660944e-001; ng(n+1)=2.371754e-002;
n=260; farx(n+1)=2.790719e-003; foe(n+1)=2.036777e-001; krok(n+1)=1.601162e-001; ng(n+1)=2.179468e-002;
n=261; farx(n+1)=2.787754e-003; foe(n+1)=2.020323e-001; krok(n+1)=1.316760e-001; ng(n+1)=3.625576e-002;
n=262; farx(n+1)=2.779549e-003; foe(n+1)=2.060094e-001; krok(n+1)=8.536620e-001; ng(n+1)=4.940273e-002;
n=263; farx(n+1)=2.774492e-003; foe(n+1)=2.095921e-001; krok(n+1)=9.145602e-001; ng(n+1)=1.468419e-001;
n=264; farx(n+1)=2.768375e-003; foe(n+1)=2.224945e-001; krok(n+1)=1.250551e+000; ng(n+1)=1.260041e-001;
n=265; farx(n+1)=2.762216e-003; foe(n+1)=2.206285e-001; krok(n+1)=1.784628e+000; ng(n+1)=8.696030e-002;
n=266; farx(n+1)=2.753548e-003; foe(n+1)=2.259585e-001; krok(n+1)=1.969233e+000; ng(n+1)=9.067731e-002;
n=267; farx(n+1)=2.746877e-003; foe(n+1)=2.202878e-001; krok(n+1)=1.535939e+000; ng(n+1)=2.064244e-001;
n=268; farx(n+1)=2.736194e-003; foe(n+1)=2.028496e-001; krok(n+1)=1.601772e+000; ng(n+1)=1.132010e-001;
n=269; farx(n+1)=2.730675e-003; foe(n+1)=1.974999e-001; krok(n+1)=1.207877e+000; ng(n+1)=6.346066e-001;
n=270; farx(n+1)=2.723637e-003; foe(n+1)=1.922012e-001; krok(n+1)=1.497514e+000; ng(n+1)=4.851158e-001;
n=271; farx(n+1)=2.711423e-003; foe(n+1)=1.812188e-001; krok(n+1)=1.707324e+000; ng(n+1)=7.835070e-001;
n=272; farx(n+1)=2.703877e-003; foe(n+1)=1.825824e-001; krok(n+1)=1.280117e+000; ng(n+1)=8.349234e-001;
n=273; farx(n+1)=2.694408e-003; foe(n+1)=1.765443e-001; krok(n+1)=2.080989e+000; ng(n+1)=5.067795e-001;
n=274; farx(n+1)=2.686093e-003; foe(n+1)=1.799260e-001; krok(n+1)=9.362720e-001; ng(n+1)=5.251697e-001;
n=275; farx(n+1)=2.677772e-003; foe(n+1)=1.834648e-001; krok(n+1)=1.155850e+000; ng(n+1)=7.021878e-001;
%odnowa zmiennej metryki
n=276; farx(n+1)=2.677269e-003; foe(n+1)=1.825410e-001; krok(n+1)=6.618109e-005; ng(n+1)=5.380735e-001;
n=277; farx(n+1)=2.677227e-003; foe(n+1)=1.823052e-001; krok(n+1)=6.822427e-004; ng(n+1)=4.549589e-002;
n=278; farx(n+1)=2.677130e-003; foe(n+1)=1.823885e-001; krok(n+1)=6.000453e-004; ng(n+1)=8.503475e-002;
n=279; farx(n+1)=2.677111e-003; foe(n+1)=1.828451e-001; krok(n+1)=2.422929e-003; ng(n+1)=1.727263e-002;
n=280; farx(n+1)=2.676869e-003; foe(n+1)=1.819133e-001; krok(n+1)=1.109636e-002; ng(n+1)=3.114618e-002;
n=281; farx(n+1)=2.675996e-003; foe(n+1)=1.784656e-001; krok(n+1)=8.100548e-002; ng(n+1)=2.008670e-002;
n=282; farx(n+1)=2.674015e-003; foe(n+1)=1.748246e-001; krok(n+1)=4.152360e-002; ng(n+1)=3.987482e-002;
n=283; farx(n+1)=2.672539e-003; foe(n+1)=1.699591e-001; krok(n+1)=2.900728e-002; ng(n+1)=4.280459e-002;
n=284; farx(n+1)=2.667955e-003; foe(n+1)=1.754990e-001; krok(n+1)=4.703297e-002; ng(n+1)=6.214315e-002;
n=285; farx(n+1)=2.665449e-003; foe(n+1)=1.767381e-001; krok(n+1)=2.538171e-001; ng(n+1)=3.649710e-002;
n=286; farx(n+1)=2.662435e-003; foe(n+1)=1.778296e-001; krok(n+1)=1.022628e-001; ng(n+1)=4.766479e-002;
n=287; farx(n+1)=2.660311e-003; foe(n+1)=1.767314e-001; krok(n+1)=2.740921e-001; ng(n+1)=3.493315e-002;
n=288; farx(n+1)=2.655368e-003; foe(n+1)=1.779576e-001; krok(n+1)=9.073805e-001; ng(n+1)=3.030619e-002;
n=289; farx(n+1)=2.650226e-003; foe(n+1)=1.855269e-001; krok(n+1)=9.453922e-001; ng(n+1)=4.453259e-002;
n=290; farx(n+1)=2.639684e-003; foe(n+1)=1.845151e-001; krok(n+1)=2.395877e+000; ng(n+1)=1.151323e-001;
n=291; farx(n+1)=2.633735e-003; foe(n+1)=1.928620e-001; krok(n+1)=1.134786e+000; ng(n+1)=5.012468e-001;
n=292; farx(n+1)=2.621426e-003; foe(n+1)=2.117211e-001; krok(n+1)=2.495832e+000; ng(n+1)=8.936037e-002;
n=293; farx(n+1)=2.614963e-003; foe(n+1)=2.214476e-001; krok(n+1)=8.252141e-001; ng(n+1)=1.108975e+000;
n=294; farx(n+1)=2.601624e-003; foe(n+1)=2.214891e-001; krok(n+1)=2.661328e+000; ng(n+1)=1.199511e-001;
n=295; farx(n+1)=2.593401e-003; foe(n+1)=2.302342e-001; krok(n+1)=8.316025e-001; ng(n+1)=3.530378e-001;
n=296; farx(n+1)=2.587689e-003; foe(n+1)=2.322917e-001; krok(n+1)=5.168653e-001; ng(n+1)=8.129412e-001;
n=297; farx(n+1)=2.582748e-003; foe(n+1)=2.109927e-001; krok(n+1)=8.922448e-001; ng(n+1)=2.772877e-001;
n=298; farx(n+1)=2.573504e-003; foe(n+1)=2.002440e-001; krok(n+1)=4.185472e+000; ng(n+1)=1.467005e-001;
n=299; farx(n+1)=2.566634e-003; foe(n+1)=2.012333e-001; krok(n+1)=1.258604e+000; ng(n+1)=5.204047e-001;
n=300; farx(n+1)=2.557820e-003; foe(n+1)=2.031319e-001; krok(n+1)=8.773192e-001; ng(n+1)=9.401102e-001;

figure; semilogy(farx,'b'); hold on; semilogy(foe,'r'); xlabel('Iteracje'); ylabel('Earx, Eoe'); legend('Earx','Eoe'); title('Uczenie predyktora ARX');
figure; subplot(2,1,1); semilogy(krok); xlabel('Iteracje'); ylabel('Krok');
subplot(2,1,2); semilogy(ng); xlabel('Iteracje'); ylabel('Norma gradientu');
Earx=farx(n+1)
Eoe=foe(n+1)
